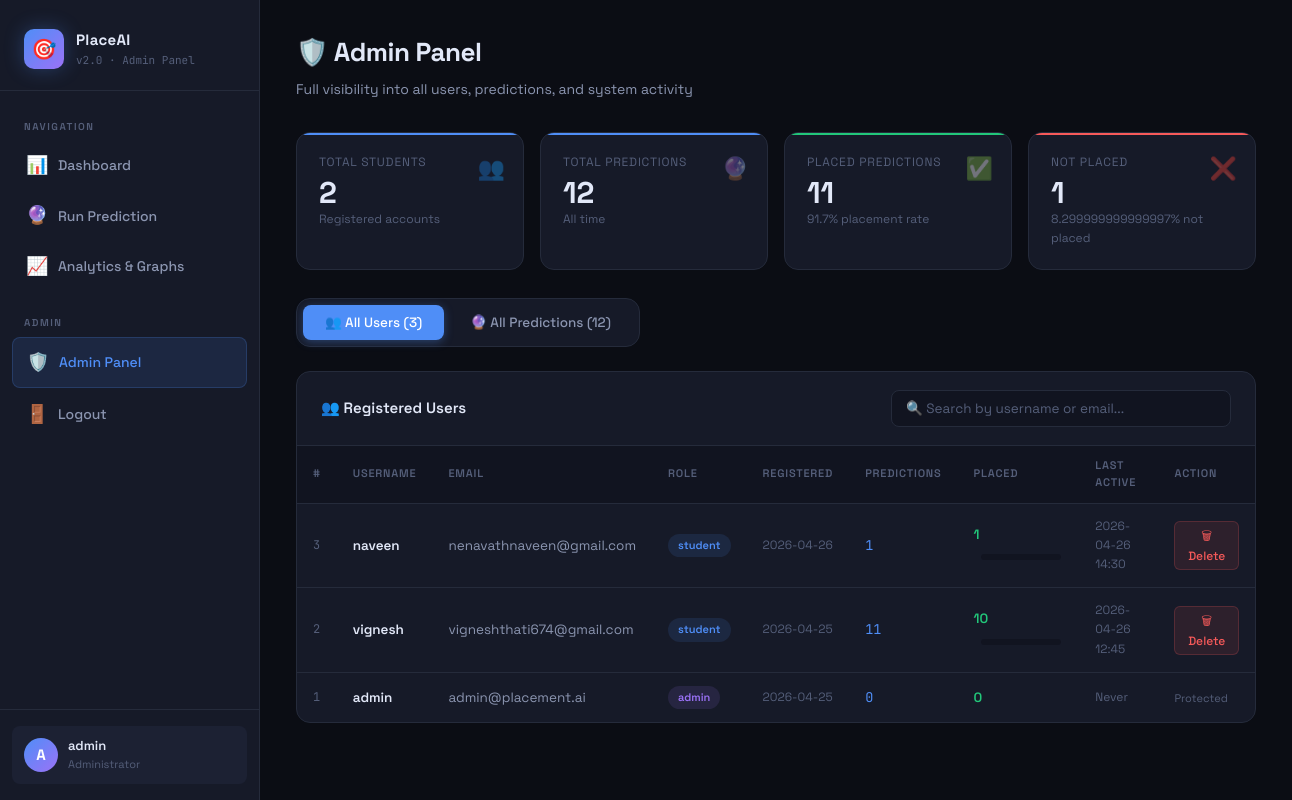
The page /admin (signed in) on the database its author committed.
### tables this page shows
CREATE TABLE users (
        id INTEGER PRIMARY KEY AUTOINCREMENT,
        username TEXT UNIQUE NOT NULL,
        password TEXT NOT NULL,
        email TEXT NOT NULL,
        role TEXT DEFAULT 'student',
        created_at TIMESTAMP DEFAULT CURRENT_TIMESTAMP
    );

### placement_app.py (the view)
@app.route('/admin')
def admin_panel():
    if 'user_id' not in session:
        return redirect(url_for('login'))
    if session.get('role') != 'admin':
        flash('Access denied. Admin only.', 'error')
        return redirect(url_for('dashboard'))
    users       = get_all_users()
    predictions = get_all_predictions()
    sys_stats   = get_all_stats()
    placed_pct  = round((sys_stats[2] / sys_stats[1] * 100) if sys_stats[1] > 0 else 0, 1)
    return render_template('placement_admin.html',
                           users=users, predictions=predictions,
                           sys_stats=sys_stats, placed_pct=placed_pct)

### placement_app.py (called while the page is built)
def get_all_stats():
    conn = sqlite3.connect(DB)
    c = conn.cursor()
    c.execute("SELECT COUNT(*) FROM users WHERE role='student'")
    students = c.fetchone()[0]
    c.execute("SELECT COUNT(*) FROM predictions")
    preds = c.fetchone()[0]
    c.execute("SELECT COUNT(*) FROM predictions WHERE result='Placed'")
    placed = c.fetchone()[0]
    conn.close()
    return students, preds, placed

def get_all_users():
    conn = sqlite3.connect(DB)
    c = conn.cursor()
    c.execute("""
        SELECT u.id, u.username, u.email, u.role, u.created_at,
               COUNT(p.id) as total_preds,
               SUM(CASE WHEN p.result='Placed' THEN 1 ELSE 0 END) as placed_count,
               MAX(p.created_at) as last_active
        FROM users u
        LEFT JOIN predictions p ON u.id = p.user_id
        GROUP BY u.id
        ORDER BY u.created_at DESC
    """)
    rows = c.fetchall()
    conn.close()
    return rows

def get_all_predictions():
    conn = sqlite3.connect(DB)
    c = conn.cursor()
    c.execute("""
        SELECT u.username, p.result, p.probability, p.created_at
        FROM predictions p
        JOIN users u ON p.user_id = u.id
        ORDER BY p.created_at DESC
        LIMIT 100
    """)
    rows = c.fetchall()
    conn.close()
    return rows

### templates/placement_admin.html (shortened to what this page needs)
<!DOCTYPE html>
<html lang="en">
<head>
  <link rel="stylesheet" href="{{ url_for('static', filename='placement_style.css') }}">
</head>
<body>
<div class="app-shell">
  <aside class="sidebar">
    <div class="sidebar-brand">
      <a class="logo" href="{{ url_for('dashboard') }}">
        <div class="logo-icon">🎯</div>
        <div>
          <div class="logo-text">PlaceAI</div>
          <div class="logo-sub">v2.0 · Admin Panel</div>
        </div>
      </a>
    </div>
    <nav class="sidebar-nav">
      <div class="nav-section-label">Navigation</div>
      <a class="nav-link" href="{{ url_for('dashboard') }}"><span class="icon">📊</span> Dashboard</a>
      <a class="nav-link" href="{{ url_for('predict') }}"><span class="icon">🔮</span> Run Prediction</a>
      <a class="nav-link" href="{{ url_for('analytics') }}"><span class="icon">📈</span> Analytics & Graphs</a>
      <div class="nav-section-label" style="margin-top:12px;">Admin</div>
      <a class="nav-link active" href="{{ url_for('admin_panel') }}"><span class="icon">🛡️</span> Admin Panel</a>
      <a class="nav-link" href="{{ url_for('logout') }}"><span class="icon">🚪</span> Logout</a>
    </nav>
    <div class="sidebar-footer">
      <div class="user-card">
        <div class="avatar">{{ session.username[0].upper() }}</div>
        <div>
          <div class="user-name">{{ session.username }}</div>
          <div class="user-role">Administrator</div>
        </div>
      </div>
    </div>
  </aside>
  <main class="main-content fade-in">
    <div class="page-header">
      <h1 class="page-title">🛡️ Admin Panel</h1>
      <p class="page-sub">Full visibility into all users, predictions, and system activity</p>
    </div>
    <div class="stat-grid" style="margin-bottom:28px;">
      <div class="stat-card">
        <div class="stat-icon">👥</div>
        <div class="stat-label">Total Students</div>
        <div class="stat-value">{{ sys_stats[0] }}</div>
        <div style="font-size:12px;color:var(--text3);">Registered accounts</div>
      </div>
      <div class="stat-card">
        <div class="stat-icon">🔮</div>
        <div class="stat-label">Total Predictions</div>
        <div class="stat-value">{{ sys_stats[1] }}</div>
        <div style="font-size:12px;color:var(--text3);">All time</div>
      </div>
      <div class="stat-card green">
        <div class="stat-icon">✅</div>
        <div class="stat-label">Placed Predictions</div>
        <div class="stat-value">{{ sys_stats[2] }}</div>
        <div style="font-size:12px;color:var(--text3);">{{ placed_pct }}% placement rate</div>
      </div>
      <div class="stat-card red">
        <div class="stat-icon">❌</div>
        <div class="stat-label">Not Placed</div>
        <div class="stat-value">{{ sys_stats[1] - sys_stats[2] }}</div>
        <div style="font-size:12px;color:var(--text3);">{{ 100 - placed_pct }}% not placed</div>
      </div>
    </div>
    <div class="tab-bar">
      <button class="tab-btn active" onclick="switchTab('users', this)">
        👥 All Users ({{ users|length }})
      </button>
      <button class="tab-btn" onclick="switchTab('predictions', this)">
        🔮 All Predictions ({{ predictions|length }})
      </button>
    </div>
    <div class="tab-content active" id="tab-users">
      <div class="card">
        <div class="card-header">
          <span class="card-title">👥 Registered Users</span>
          <input type="text" class="search-bar"
                 placeholder="🔍 Search by username or email..."
                 oninput="filterTable('users-table', this.value)"
                 style="margin-bottom:0;">
        </div>
        <div style="overflow-x:auto;">
          {% if users %}
          <table class="data-table" id="users-table">
            <thead>
              <tr>
                <th>#</th>
                <th>Username</th>
                <th>Email</th>
                <th>Role</th>
                <th>Registered</th>
                <th>Predictions</th>
                <th>Placed</th>
                <th>Last Active</th>
                <th>Action</th>
              </tr>
            </thead>
            <tbody>
              {% for u in users %}
              <tr>
                <td style="color:var(--text3);font-family:'JetBrains Mono',monospace;font-size:12px;">
                  {{ u[0] }}
                </td>
                <td>
                  <div style="font-weight:600;color:var(--text);">{{ u[1] }}</div>
                </td>
                <td style="color:var(--text2);">{{ u[2] }}</td>
                <td>
                  <span class="role-badge {{ 'role-admin' if u[3]=='admin' else 'role-student' }}">
                    {{ u[3] }}
                  </span>
                </td>
                <td style="font-size:12px;color:var(--text3);">{{ u[4][:10] if u[4] else '—' }}</td>
                <td>
                  <span style="font-family:'JetBrains Mono',monospace;color:var(--accent);">
                    {{ u[5] or 0 }}
                  </span>
                </td>
                <td>
                  <span style="color:var(--green);font-weight:600;">{{ u[6] or 0 }}</span>
                  {% if u[5] and u[5] > 0 %}
                  <span class="mini-bar-wrap">
                  </span>
                  {% endif %}
                </td>
                <td style="font-size:12px;color:var(--text3);">
                  {{ u[7][:16] if u[7] else 'Never' }}
                </td>
                <td>
                  {% if u[3] != 'admin' %}
                  <form method="POST"
                        action="{{ url_for('admin_delete_user', user_id=u[0]) }}"
                        onsubmit="return confirm('Delete user {{ u[1] }} and all their predictions?')">
                    <button type="submit" class="delete-btn">🗑 Delete</button>
                  </form>
                  {% else %}
                  <span style="font-size:11px;color:var(--text3);">Protected</span>
                  {% endif %}
                </td>
              </tr>
              {% endfor %}
            </tbody>
          </table>
          {% else %}
          <div class="empty-state">
            <div class="icon">👥</div>
            <p>No users registered yet.</p>
          </div>
          {% endif %}
        </div>
      </div>
    </div>
  </main>
</div>
</body>
</html>

### static/placement_style.css (style rules this page uses)
:root { --bg: #0B0D14; --bg2: #111420; --card: #161A28; --card2: #1C2133; --border: #252B3B; --border2: #2E3650; --text: #E2E8F8; --text2: #8B95B0; --text3: #555F7A; --accent: #4F8EF7; --accent2: #3B6FCF; --green: #22C77A; --red: #F75A5A; --gold: #F7C948; --purple: #9B72F7; --radius: 14px; --radius-sm: 8px; --shadow: 0 4px 24px rgba(0,0,0,0.35); --shadow-lg: 0 8px 48px rgba(0,0,0,0.55); --glow: 0 0 24px rgba(79,142,247,0.18); }
* { box-sizing: border-box; margin: 0; padding: 0; }
body { font-family: 'Space Grotesk', sans-serif; background: var(--bg); color: var(--text); min-height: 100vh; line-height: 1.6; }
.app-shell { display: flex; min-height: 100vh; }
.sidebar { width: 260px; background: var(--card); border-right: 1px solid var(--border); display: flex; flex-direction: column; padding: 0; position: fixed; left: 0; top: 0; bottom: 0; z-index: 100; overflow-y: auto; }
.sidebar-brand { padding: 28px 24px 20px; border-bottom: 1px solid var(--border); }
.sidebar-brand .logo { display: flex; align-items: center; gap: 12px; text-decoration: none; }
.sidebar-brand .logo-icon { width: 40px; height: 40px; background: linear-gradient(135deg, var(--accent), var(--purple)); border-radius: 10px; display: flex; align-items: center; justify-content: center; font-size: 20px; box-shadow: 0 0 20px rgba(79,142,247,0.3); }
.sidebar-brand .logo-text { font-size: 15px; font-weight: 700; color: var(--text); letter-spacing: 0.3px; }
.sidebar-brand .logo-sub { font-size: 11px; color: var(--text3); font-family: 'JetBrains Mono', monospace; }
.sidebar-nav { padding: 16px 12px; flex: 1; }
.nav-section-label { font-size: 10px; text-transform: uppercase; letter-spacing: 1.5px; color: var(--text3); padding: 12px 12px 6px; font-weight: 600; }
.nav-link { display: flex; align-items: center; gap: 10px; padding: 10px 14px; border-radius: var(--radius-sm); text-decoration: none; color: var(--text2); font-size: 14px; font-weight: 500; margin-bottom: 2px; transition: all 0.2s; }
.nav-link.active { background: rgba(79,142,247,0.12); color: var(--accent); border: 1px solid rgba(79,142,247,0.2); }
.nav-link .icon { font-size: 18px; width: 22px; text-align: center; }
.sidebar-footer { padding: 16px 12px; border-top: 1px solid var(--border); }
.user-card { display: flex; align-items: center; gap: 10px; padding: 10px 12px; border-radius: var(--radius-sm); background: var(--card2); }
.avatar { width: 34px; height: 34px; border-radius: 50%; background: linear-gradient(135deg, var(--accent), var(--purple)); display: flex; align-items: center; justify-content: center; font-size: 15px; font-weight: 700; color: #fff; flex-shrink: 0; }
.user-name { font-size: 13px; font-weight: 600; color: var(--text); }
.user-role { font-size: 11px; color: var(--text3); text-transform: capitalize; }
.main-content { margin-left: 260px; flex: 1; min-height: 100vh; padding: 32px 36px; }
.page-header { margin-bottom: 32px; }
.page-title { font-size: 26px; font-weight: 700; color: var(--text); letter-spacing: -0.5px; }
.page-sub { font-size: 14px; color: var(--text2); margin-top: 4px; }
.stat-grid { display: grid; grid-template-columns: repeat(auto-fit, minmax(180px, 1fr)); gap: 16px; margin-bottom: 28px; }
.stat-card { background: var(--card); border: 1px solid var(--border); border-radius: var(--radius); padding: 20px 22px; position: relative; overflow: hidden; transition: transform 0.2s, border-color 0.2s; }
.stat-card::before { content: ''; position: absolute; top: 0; left: 0; right: 0; height: 2px; background: var(--accent-bar, var(--accent)); }
.stat-card.green::before { background: var(--green); }
.stat-card.red::before { background: var(--red); }
.stat-label { font-size: 12px; color: var(--text3); text-transform: uppercase; letter-spacing: 0.8px; }
.stat-value { font-size: 30px; font-weight: 700; color: var(--text); margin: 6px 0 2px; line-height: 1; }
.stat-icon { position: absolute; right: 18px; top: 18px; font-size: 22px; opacity: 0.4; }
.card { background: var(--card); border: 1px solid var(--border); border-radius: var(--radius); overflow: hidden; }
.card-header { padding: 18px 24px; border-bottom: 1px solid var(--border); display: flex; align-items: center; justify-content: space-between; }
.card-title { font-size: 15px; font-weight: 600; color: var(--text); }
.fade-in { animation: fadeIn 0.4s ease forwards; }

### rows shown on the page
users: id "3", username "naveen", email "nenavathnaveen@gmail.com", role "student", created_at "2026-04-26", u "1", u "2026-04-26 14:30"
users: id "2", username "vignesh", email "vigneshthati674@gmail.com", role "student", created_at "2026-04-25", u "11", u "10", u "2026-04-26 12:45"
users: id "1", username "admin", email "admin@placement.ai", role "admin", created_at "2026-04-25", u "0", u "Never", shows "Protected"

### other values the page prints
{{ session.username[0].upper() }} "A"
{{ session.username }} "admin"
{{ sys_stats[0] }} "2"
{{ sys_stats[1] }} "12"
{{ sys_stats[2] }} "11"
{{ placed_pct }} "91.7"
{{ sys_stats[1] - sys_stats[2] }} "1"
{{ 100 - placed_pct }} "8.299999999999997"
{{ users|length }} "3"
{{ predictions|length }} "12"
